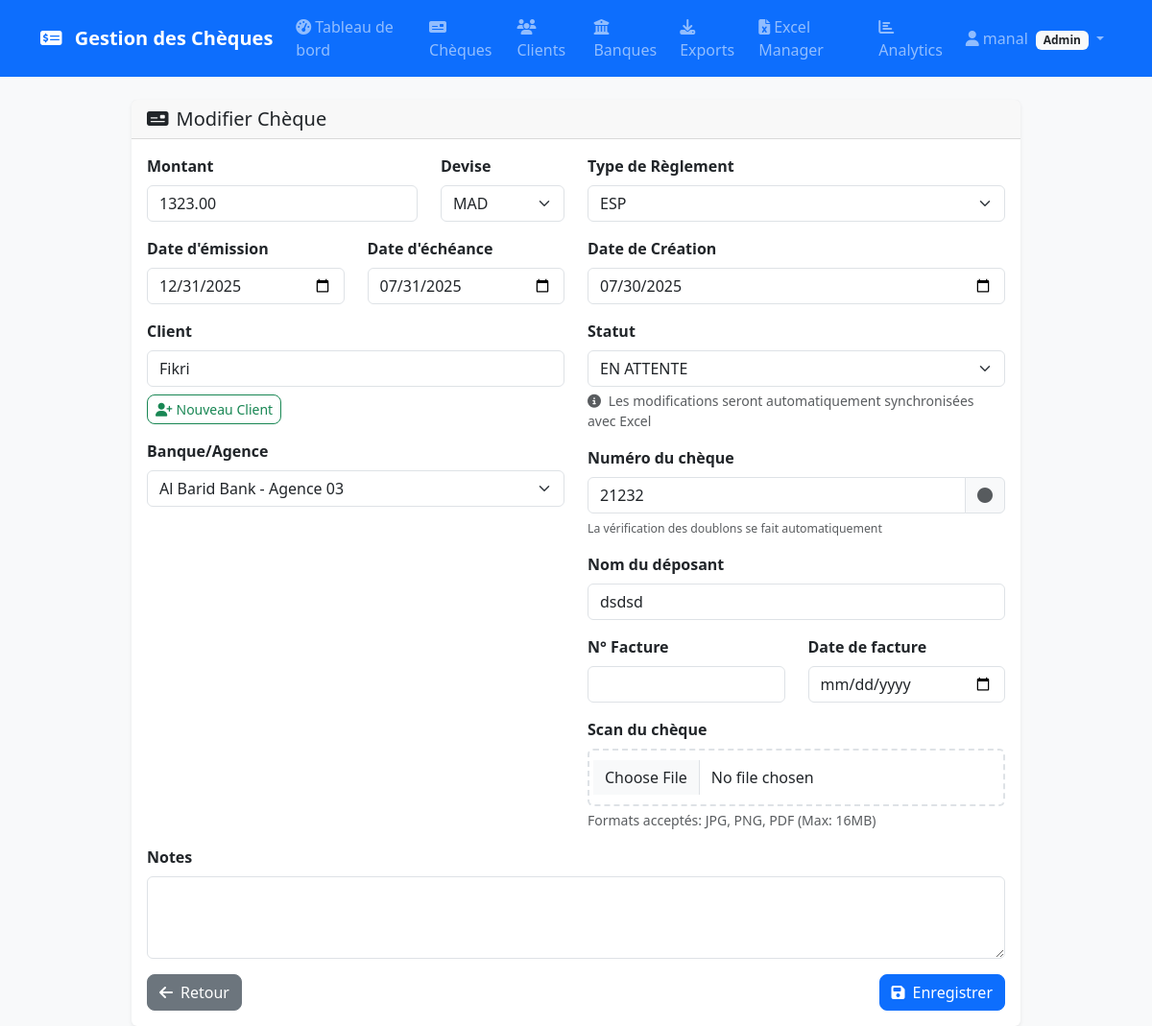
The page /cheques/1/edit (signed in) on the database as committed earlier.
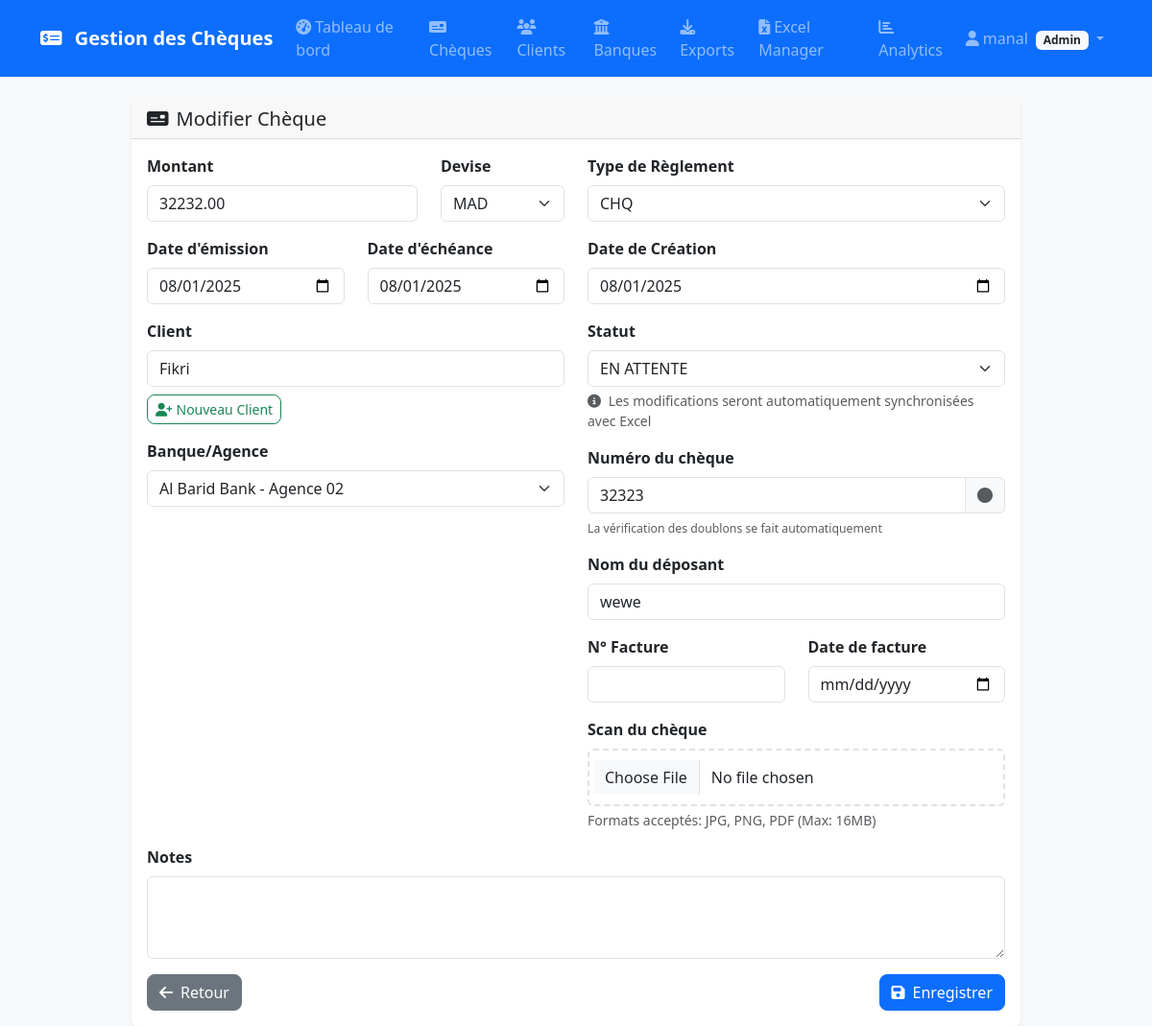
The same page on the database as committed later.
### models.py (models this page shows, shortened)
class Cheque(db.Model):
    __tablename__ = 'cheques'
    id = db.Column(db.Integer, primary_key=True)
    amount = db.Column(db.Numeric(12, 2), nullable=False)
    currency = db.Column(db.String(10), nullable=False, default='MAD')
    issue_date = db.Column(db.Date, nullable=False)
    due_date = db.Column(db.Date, nullable=False)
    client_id = db.Column(db.Integer, db.ForeignKey('clients.id'), nullable=False)
    branch_id = db.Column(db.Integer, db.ForeignKey('branches.id'), nullable=False)
    status = db.Column(db.String(20), nullable=False, default='EN ATTENTE')
    cheque_number = db.Column(db.String(50), unique=True, nullable=False)
    scan_path = db.Column(db.String(255))
    invoice_number = db.Column(db.String(50))
    invoice_date = db.Column(db.Date)
    depositor_name = db.Column(db.String(200))
    notes = db.Column(db.Text)
    payment_type = db.Column(db.String(10), default='CHQ')  # LCN, CHQ, ESP, VIR, VERS
    created_date = db.Column(db.Date)  # User-specified creation date
    unpaid_reason = db.Column(db.Text)  # Reason for unpaid status
    created_at = db.Column(db.DateTime, default=datetime.utcnow)
    updated_at = db.Column(db.DateTime, default=datetime.utcnow, onupdate=datetime.utcnow)
    assigned_user_id = db.Column(db.Integer, db.ForeignKey('users.id'))
    priority = db.Column(db.String(20), default='normal')  # low, normal, high, urgent
    processing_time = db.Column(db.Float)  # in hours
    bounce_reason = db.Column(db.String(255))
    commission_rate = db.Column(db.Float, default=0.0)
    commission_amount = db.Column(db.Numeric(10, 2), default=0)
    penalty_amount = db.Column(db.Numeric(10, 2), default=0)
    deposit_date = db.Column(db.Date)
    clearance_date = db.Column(db.Date)
    rejection_date = db.Column(db.Date)
    ocr_confidence = db.Column(db.Float)
    auto_extracted_data = db.Column(db.Text)  # JSON
    duplicate_detected = db.Column(db.Boolean, default=False)
    duplicate_score = db.Column(db.Float, default=0.0)
    status_history = db.relationship('ChequeStatusHistory', backref='cheque', lazy=True)
    __table_args__ = (
        CheckConstraint(status.in_(['EN ATTENTE', 'ENCAISSE', 'IMPAYE']),
                       name='check_cheque_status'),
        CheckConstraint(priority.in_(['low', 'normal', 'high', 'urgent']), name='check_priority'),
        CheckConstraint(payment_type.in_(['LCN', 'CHQ', 'ESP', 'VIR', 'VERS']), name='check_payment_type'),
        Index('idx_cheque_status', 'status'),
        Index('idx_cheque_due_date', 'due_date'),
        Index('idx_cheque_client', 'client_id'),
        Index('idx_cheque_branch', 'branch_id'),
        Index('idx_cheque_number', 'cheque_number'),
    )

### routes/cheques.py (the view, shortened to what this page needs)
@cheques_bp.route('/<int:id>/edit', methods=['GET', 'POST'])
@login_required
def edit(id):
    if not check_access():
        return redirect(url_for('cheques.index'))
    cheque = Cheque.query.get_or_404(id)
    form = ChequeForm(obj=cheque)
    return render_template('cheques/form.html', form=form, title='Modifier Chèque', cheque=cheque)

### models.py (called while the page is built)
    @property
    def display_name(self):
        return f"{self.bank.name} - {self.name}"

### routes/cheques.py (called while the page is built)
def check_access():
    if current_user.role not in ['admin', 'comptable', 'agent']:
        flash('Accès refusé.', 'danger')
        return False
    return True

### templates/cheques/form.html (shortened to what the changed rows need)
{% extends "base.html" %}
{% block content %}
<div class="row justify-content-center">
    <div class="col-md-10">
        <div class="card">
            <div class="card-body">
                <form method="POST" enctype="multipart/form-data" id="chequeForm">
                    <div class="row">
                        <div class="col-md-6">
                            <div class="row">
                                <div class="col-md-8">
                                    <div class="mb-3">
                                        {{ form.amount.label(class="form-label") }}
                                        {{ form.amount(class="form-control", step="0.01") }}
                                    </div>
                                </div>
                                <div class="col-md-4">
                                    <div class="mb-3">
                                        {{ form.currency.label(class="form-label") }}
                                        {{ form.currency(class="form-select") }}
                                    </div>
                                </div>
                            </div>
                            <div class="row">
                                <div class="col-md-6">
                                    <div class="mb-3">
                                        {{ form.issue_date.label(class="form-label") }}
                                        {{ form.issue_date(class="form-control") }}
                                    </div>
                                </div>
                                <div class="col-md-6">
                                    <div class="mb-3">
                                        {{ form.due_date.label(class="form-label") }}
                                        {{ form.due_date(class="form-control") }}
                                    </div>
                                </div>
                            </div>
                            <div class="mb-3">
                                {{ form.branch_id.label(class="form-label") }}
                                {{ form.branch_id(class="form-select duplicate-check-field") }}
                            </div>
                        </div>
                        <div class="col-md-6">
                            <div class="mb-3">
                                {{ form.payment_type.label(class="form-label") }}
                                {{ form.payment_type(class="form-select") }}
                            </div>
                            <div class="mb-3">
                                {{ form.created_date.label(class="form-label") }}
                                {{ form.created_date(class="form-control") }}
                            </div>
                            <div class="mb-3">
                                {{ form.status.label(class="form-label") }}
                                {{ form.status(class="form-select", id="status") }}
                                <div class="form-text">
                                    <i class="fas fa-info-circle me-1"></i>
                                    Les modifications seront automatiquement synchronisées avec Excel
                                </div>
                            </div>
                            <div class="mb-3">
                                <div class="input-group">
                                    {{ form.cheque_number(class="form-control duplicate-check-field", id="cheque_number") }}
                                    <div class="input-group-text" id="chequeNumberStatus">
                                        <i class="fas fa-circle text-muted" id="statusIcon"></i>
                                    </div>
                                </div>
                            </div>
                            <div class="mb-3">
                                {{ form.depositor_name.label(class="form-label") }}
                                {{ form.depositor_name(class="form-control") }}
                            </div>
                            <div class="row">
                                <div class="col-md-6">
                                    <div class="mb-3">
                                        {{ form.invoice_number.label(class="form-label") }}
                                        {{ form.invoice_number(class="form-control") }}
                                    </div>
                                </div>
                                <div class="col-md-6">
                                    <div class="mb-3">
                                        {{ form.invoice_date.label(class="form-label") }}
                                        {{ form.invoice_date(class="form-control") }}
                                    </div>
                                </div>
                            </div>
                        </div>
                    </div>
                    <div class="mb-3">
                        {{ form.notes.label(class="form-label") }}
                        {{ form.notes(class="form-control", rows="3") }}
                    </div>
                </form>
            </div>
        </div>
    </div>
</div>
{% endblock %}

Rows that differ between the two databases and show on the page:
changed Cheque "MAD": amount "1323.00" → "32232.00"; issue_date "12/31/2025" → "08/01/2025"; due_date "07/31/2025" → "08/01/2025"; branch_id "Al Barid Bank - Agence 03" → "Al Barid Bank - Agence 02"; payment_type "ESP" → "CHQ"; created_date "07/30/2025" → "08/01/2025"; cheque_number "21232" → "32323"; depositor_name "dsdsd" → "wewe"
